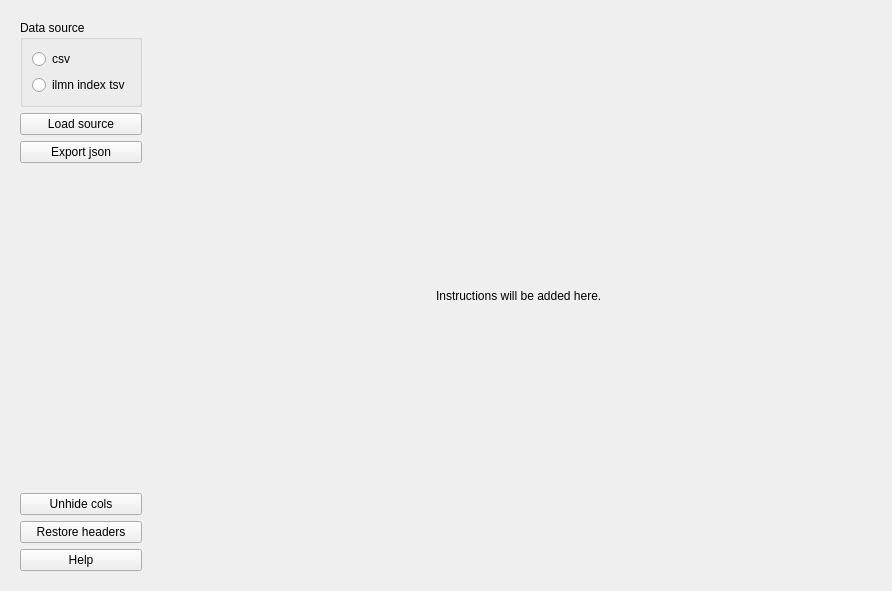
<?xml version="1.0" encoding="UTF-8"?>
<ui version="4.0">
 <class>Form</class>
 <widget class="QWidget" name="Form">
  <property name="geometry">
   <rect>
    <x>0</x>
    <y>0</y>
    <width>892</width>
    <height>591</height>
   </rect>
  </property>
  <property name="windowTitle">
   <string>Form</string>
  </property>
  <layout class="QVBoxLayout" name="verticalLayout">
   <item>
    <layout class="QHBoxLayout" name="horizontalLayout">
     <item>
      <widget class="QWidget" name="widget" native="true">
       <layout class="QVBoxLayout" name="verticalLayout_2">
        <item>
         <widget class="QGroupBox" name="groupBox">
          <property name="title">
           <string>Data source</string>
          </property>
          <layout class="QVBoxLayout" name="verticalLayout_5">
           <item>
            <widget class="QRadioButton" name="csv_radioButton">
             <property name="text">
              <string>csv</string>
             </property>
            </widget>
           </item>
           <item>
            <widget class="QRadioButton" name="ilmn_radioButton">
             <property name="text">
              <string>ilmn index tsv</string>
             </property>
            </widget>
           </item>
          </layout>
         </widget>
        </item>
        <item>
         <widget class="QPushButton" name="load_pushButton">
          <property name="text">
           <string>Load source</string>
          </property>
         </widget>
        </item>
        <item>
         <widget class="QPushButton" name="export_pushButton">
          <property name="text">
           <string>Export json</string>
          </property>
         </widget>
        </item>
        <item>
         <spacer name="verticalSpacer">
          <property name="orientation">
           <enum>Qt::Orientation::Vertical</enum>
          </property>
          <property name="sizeHint" stdset="0">
           <size>
            <width>20</width>
            <height>40</height>
           </size>
          </property>
         </spacer>
        </item>
        <item>
         <widget class="QPushButton" name="unhide_pushButton">
          <property name="text">
           <string>Unhide cols</string>
          </property>
         </widget>
        </item>
        <item>
         <widget class="QPushButton" name="restore_pushButton">
          <property name="text">
           <string>Restore headers</string>
          </property>
         </widget>
        </item>
        <item>
         <widget class="QPushButton" name="help_pushButton">
          <property name="text">
           <string>Help</string>
          </property>
         </widget>
        </item>
       </layout>
      </widget>
     </item>
     <item>
      <widget class="QStackedWidget" name="stackedWidget">
       <property name="sizePolicy">
        <sizepolicy hsizetype="Expanding" vsizetype="Expanding">
         <horstretch>0</horstretch>
         <verstretch>0</verstretch>
        </sizepolicy>
       </property>
       <property name="currentIndex">
        <number>1</number>
       </property>
       <widget class="QWidget" name="data_page_widget">
        <property name="sizePolicy">
         <sizepolicy hsizetype="Expanding" vsizetype="Expanding">
          <horstretch>0</horstretch>
          <verstretch>0</verstretch>
         </sizepolicy>
        </property>
        <layout class="QVBoxLayout" name="verticalLayout_3"/>
       </widget>
       <widget class="QWidget" name="help_page_widget">
        <property name="sizePolicy">
         <sizepolicy hsizetype="Expanding" vsizetype="Expanding">
          <horstretch>0</horstretch>
          <verstretch>0</verstretch>
         </sizepolicy>
        </property>
        <layout class="QVBoxLayout" name="verticalLayout_4">
         <item alignment="Qt::AlignmentFlag::AlignHCenter">
          <widget class="QLabel" name="label_2">
           <property name="text">
            <string>Instructions will be added here.</string>
           </property>
          </widget>
         </item>
        </layout>
       </widget>
      </widget>
     </item>
    </layout>
   </item>
  </layout>
 </widget>
 <resources/>
 <connections/>
</ui>
